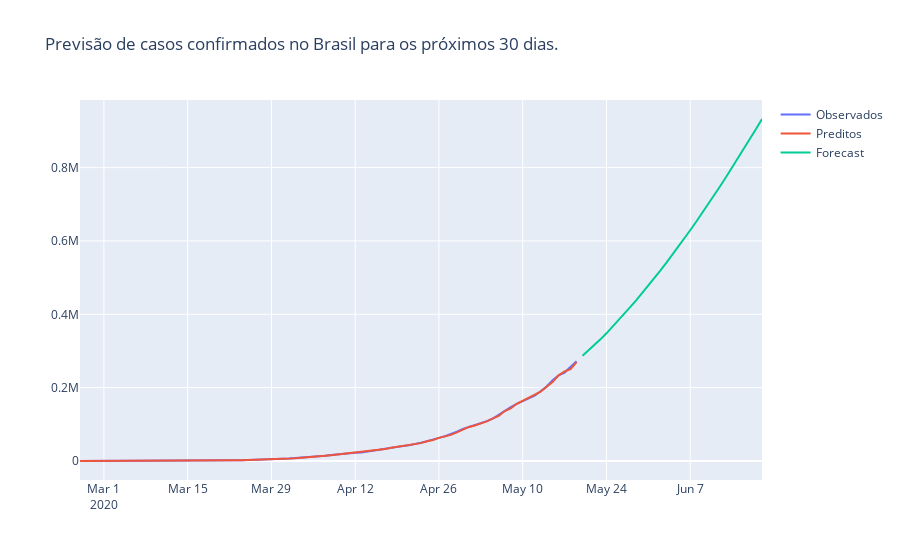

The notebook cell this image was saved under:
### Code cell
fig=go.Figure(go.Scatter(
    x=confirmados.index,y=confirmados,name='Observados'
))

fig.add_trace(
    go.Scatter(x=confirmados.index,y=modelo.predict_in_sample(),name='Preditos')
)

fig.add_trace(
    go.Scatter(x=pd.date_range('2020-05-20','2020-06-20'),y=modelo.predict(31),name='Forecast')
)

fig.update_layout(title='Previsão de casos confirmados no Brasil para os próximos 30 dias.')
fig.show()
